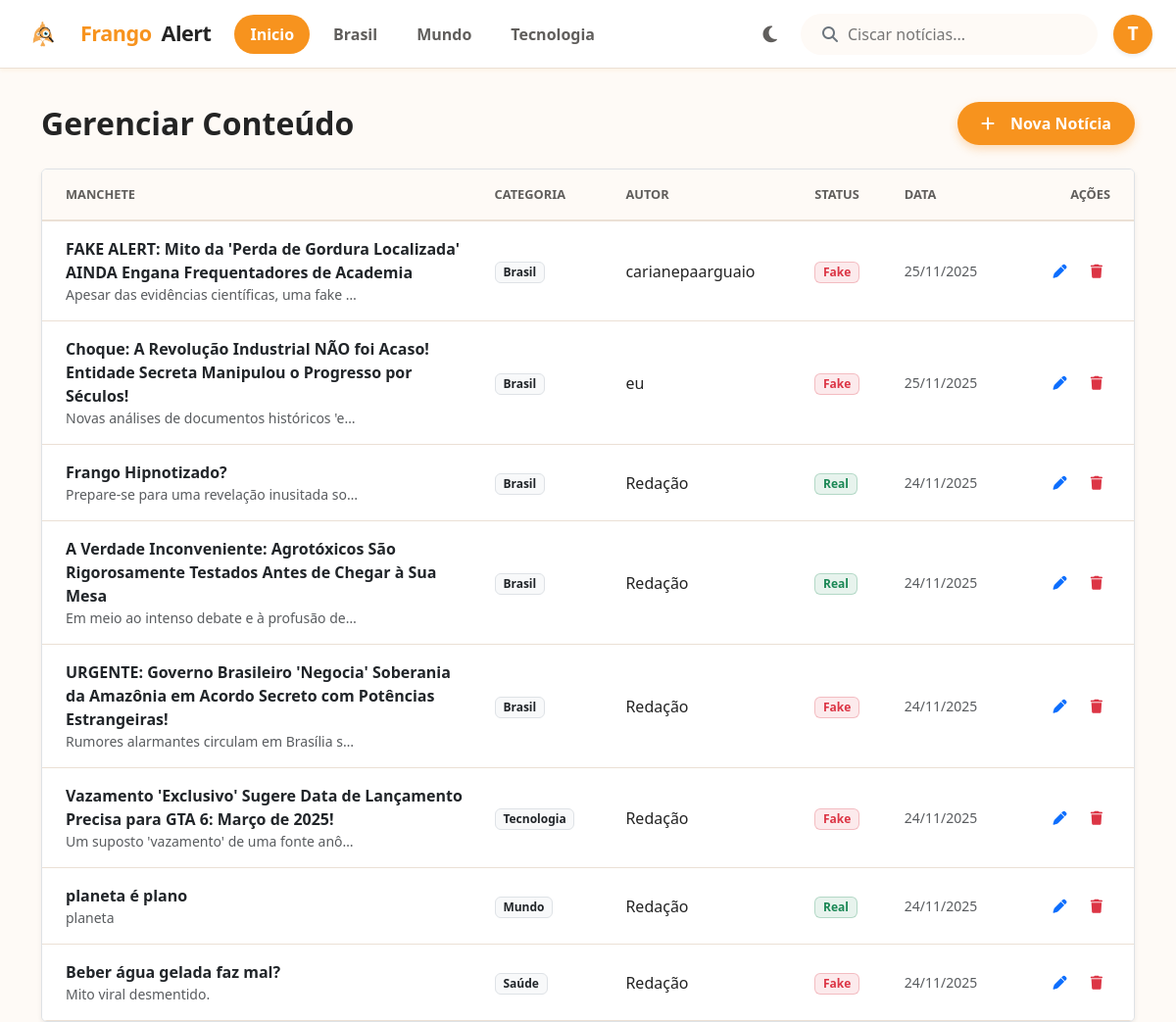
The page /admin (signed in) on the database its author committed.
### app.py (models this page shows)
class User(UserMixin, db.Model):
    id = db.Column(db.Integer, primary_key=True)
    username = db.Column(db.String(100))
    email = db.Column(db.String(100), unique=True)
    password = db.Column(db.String(100))
    is_admin = db.Column(db.Boolean, default=False)
    liked_posts = db.relationship('Post', secondary=post_likes, backref=db.backref('liked_by', lazy='dynamic'))
    saved_posts = db.relationship('Post', secondary=post_saves, backref=db.backref('saved_by', lazy='dynamic'))

class Post(db.Model):
    id = db.Column(db.Integer, primary_key=True)
    title = db.Column(db.String(200), nullable=False)
    content = db.Column(db.Text, nullable=False)
    image_url = db.Column(db.String(500))
    category = db.Column(db.String(50), default='Geral')
    verified = db.Column(db.Boolean, default=True)
    author = db.Column(db.String(100), default='Redação')
    date_posted = db.Column(db.DateTime, default=datetime.utcnow)

### app.py (the view)
@app.route('/admin')
@login_required
def admin_dashboard():
    if not current_user.is_admin: return redirect(url_for('index'))
    posts = Post.query.order_by(Post.date_posted.desc()).all()
    return render_template('admin.html', posts=posts)

### app.py (called while the page is built)
@login_manager.user_loader
def load_user(user_id):
    return db.session.get(User, int(user_id))

### templates/admin.html (shortened to what this page needs)
{% extends "base.html" %}
{% block content %}
<div class="row">
    <div class="col-12">
        <div class="admin-header d-flex justify-content-between align-items-center mb-4">
            <h2 class="fw-bold m-0">Gerenciar Conteúdo</h2>
            <a href="{{ url_for('post_form') }}" class="btn btn-msn">
                <i class="fas fa-plus me-2"></i>Nova Notícia
            </a>
        </div>
        <div class="admin-card bg-white rounded shadow-sm border overflow-hidden">
            <div class="table-responsive">
                <table class="admin-table table table-hover mb-0 align-middle">
                    <thead class="bg-light">
                        <tr>
                            <th class="ps-4" style="width: 40%;">Manchete</th>
                            <th>Categoria</th>
                            <th>Autor</th>
                            <th>Status</th>
                            <th>Data</th>
                            <th class="text-end pe-4">Ações</th>
                        </tr>
                    </thead>
                    <tbody>
                        {% for post in posts %}
                        <tr>
                            <td class="ps-4">
                                <div class="fw-bold text-dark">{{ post.title }}</div>
                                <div class="text-muted small text-truncate" style="max-width: 300px;">
                                    {{ post.content }}
                                </div>
                            </td>
                            <td><span class="badge bg-light text-dark border">{{ post.category }}</span></td>
                            <td>{{ post.author }}</td>
                            <td>
                                {% if post.verified %}
                                    <span class="badge bg-success bg-opacity-10 text-success border border-success border-opacity-25">Real</span>
                                {% else %}
                                    <span class="badge bg-danger bg-opacity-10 text-danger border border-danger border-opacity-25">Fake</span>
                                {% endif %}
                            </td>
                            <td class="text-muted small">{{ post.date_posted.strftime('%d/%m/%Y') }}</td>
                            <td class="text-end pe-4">
                                <a href="{{ url_for('post_form', post_id=post.id) }}" class="btn btn-sm btn-outline-primary border-0 me-1" title="Editar">
                                    <i class="fas fa-pen"></i>
                                </a>
                                <a href="{{ url_for('delete_post', post_id=post.id) }}" class="btn btn-sm btn-outline-danger border-0" onclick="return confirm('Tem certeza que deseja excluir esta notícia permanentemente?')" title="Excluir">
                                    <i class="fas fa-trash"></i>
                                </a>
                            </td>
                        </tr>
                        {% endfor %}
                    </tbody>
                </table>
            </div>
        </div>
    </div>
</div>
{% endblock %}

### templates/base.html (shortened to what this page needs)
<!DOCTYPE html>
<html lang="pt-br">
<head>
    <link href="https://cdn.jsdelivr.net/npm/bootstrap@5.3.0/dist/css/bootstrap.min.css" rel="stylesheet">
    <link rel="stylesheet" href="https://cdnjs.cloudflare.com/ajax/libs/font-awesome/6.4.0/css/all.min.css">
    <link rel="stylesheet" href="{{ url_for('static', filename='style.css') }}">
</head>
<body class="{{ 'dark-mode' if request.cookies.get('theme') == 'dark' }}">
    <nav class="navbar fixed-top">
        <div class="container-fluid px-4">
            <div class="d-flex align-items-center">
                <a class="navbar-brand me-4" href="/">
                    <img src="{{ url_for('static', filename='logobg.png') }}" alt="Logo" width="40" height="40" class="d-inline-block align-text-top me-2 rounded-circle">
                    <span style="color: var(--brand-color)">Frango</span>Alert
                </a>
                <div class="d-none d-md-flex gap-2">
                    <a href="/?cat=" class="nav-link {{ 'active' if not request.args.get('cat') else '' }}">Inicio</a>
                    <a href="/?cat=Brasil" class="nav-link {{ 'active' if request.args.get('cat') == 'Brasil' else '' }}">Brasil</a>
                    <a href="/?cat=Mundo" class="nav-link {{ 'active' if request.args.get('cat') == 'Mundo' else '' }}">Mundo</a>
                    <a href="/?cat=Tecnologia" class="nav-link {{ 'active' if request.args.get('cat') == 'Tecnologia' else '' }}">Tecnologia</a>
                </div>
            </div>
            <div class="d-flex align-items-center gap-3">
                <button id="theme-toggle" class="btn-theme" title="Luz do Galinheiro"><i class="fas fa-moon"></i></button>
                <form action="/" method="GET" class="search-bar d-none d-lg-flex">
                    <i class="fas fa-search text-secondary"></i>
                    <input type="text" name="q" placeholder="Ciscar notícias..." value="{{ request.args.get('q', '') }}">
                </form>
                {% if current_user.is_authenticated %}
                    <div class="dropdown">
                        <button class="btn p-0 border-0" data-bs-toggle="dropdown">
                            <div class="text-white rounded-circle d-flex align-items-center justify-content-center shadow-sm fw-bold"
                                 style="background-color: var(--brand-color); width: 40px; height: 40px; font-size: 1.2rem;">
                                {{ current_user.username[0].upper() }}
                            </div>
                        </button>
                    </div>
                {% else %}
                    <a href="{{ url_for('login') }}" class="btn btn-msn btn-sm">Entrar</a>
                {% endif %}
            </div>
        </div>
    </nav>
    <div class="container mt-4">
        {% block content %}{% endblock %}
    </div>
</body>
</html>

### static/style.css (style rules this page uses)
:root { --bg-body: #fefaf6; --bg-card: #ffffff; --text-primary: #242424; --text-secondary: #605e5c; --brand-color: #F7931E; --brand-hover: #d37206; --border-color: #ebe0d5; --success-bg: #dff6dd; --success-text: #107c10; --danger-bg: #fde7e9; --danger-text: #a80000; --shadow-sm: 0 2px 4px rgba(247, 147, 30, 0.08); --shadow-md: 0 8px 16px rgba(247, 147, 30, 0.15); --radius-sm: 6px; --radius-md: 12px; --radius-lg: 16px; }
body { background-color: var(--bg-body); font-family: 'Segoe UI', -apple-system, BlinkMacSystemFont, sans-serif; color: var(--text-primary); padding-top: 80px; transition: background-color 0.3s ease, color 0.3s ease; margin: 0; }
a { text-decoration: none; transition: all 0.2s; }
.navbar { background-color: var(--bg-card); border-bottom: 1px solid var(--border-color); height: 70px; box-shadow: var(--shadow-sm); position: fixed; top: 0; width: 100%; z-index: 1000; display: flex; align-items: center; justify-content: space-between; }
.navbar-brand { font-weight: 800; font-size: 1.35rem; color: var(--text-primary) !important; display: flex; align-items: center; gap: 10px; letter-spacing: -0.5px; text-decoration: none; }
.nav-link { color: var(--text-secondary) !important; font-weight: 600; padding: 8px 16px !important; border-radius: 50px; display: inline-block; }
.nav-link:hover, .nav-link.active { color: #fff !important; background-color: var(--brand-color); }
.search-bar { background-color: var(--bg-body); border: 2px solid transparent; border-radius: 99px; padding: 6px 20px; display: flex; align-items: center; transition: all 0.2s; }
.search-bar input { background: transparent; border: none; outline: none; width: 100%; margin-left: 8px; color: var(--text-primary); }
.btn-msn { background-color: var(--brand-color); color: white; border: none; border-radius: 50px; padding: 10px 24px; font-weight: 700; display: inline-flex; align-items: center; justify-content: center; gap: 8px; box-shadow: 0 4px 10px rgba(247, 147, 30, 0.3); cursor: pointer; }
.btn-theme { border: none; background: transparent; color: var(--text-secondary); cursor: pointer; font-size: 1.2rem; padding: 8px; border-radius: 50%; display: flex; align-items: center; justify-content: center; }
.admin-table { width: 100%; border-collapse: collapse; }
.admin-table th { background-color: var(--bg-body); padding: 16px; font-size: 0.8rem; text-transform: uppercase; color: var(--text-secondary); text-align: left; border-bottom: 2px solid var(--border-color); }
.admin-table td { padding: 16px; border-bottom: 1px solid var(--border-color); vertical-align: middle; color: var(--text-primary); }

### rows shown on the page
User: username "T"
Post: title "FAKE ALERT: Mito da 'Perda de Gordura Localizada' AINDA Engana Frequentadores de Academia", content "Apesar das evidências científicas, uma fake…", category "Brasil", author "carianepaarguaio", verified "Fake", date_posted "25/11/2025"
Post: title "Choque: A Revolução Industrial NÃO foi Acaso! Entidade Secreta Manipulou o Progresso por Séculos!", content "Novas análises de documentos históricos 'e…", category "Brasil", author "eu", verified "Fake", date_posted "25/11/2025"
Post: title "Frango Hipnotizado?", content "Prepare-se para uma revelação inusitada so…", category "Brasil", author "Redação", verified "Real", date_posted "24/11/2025"
Post: title "A Verdade Inconveniente: Agrotóxicos São Rigorosamente Testados Antes de Chegar à Sua Mesa", content "Em meio ao intenso debate e à profusão de…", category "Brasil", author "Redação", verified "Real", date_posted "24/11/2025"
Post: title "URGENTE: Governo Brasileiro 'Negocia' Soberania da Amazônia em Acordo Secreto com Potências Estrangeiras!", content "Rumores alarmantes circulam em Brasília s…", category "Brasil", author "Redação", verified "Fake", date_posted "24/11/2025"
Post: title "Vazamento 'Exclusivo' Sugere Data de Lançamento Precisa para GTA 6: Março de 2025!", content "Um suposto 'vazamento' de uma fonte anô…", category "Tecnologia", author "Redação", verified "Fake", date_posted "24/11/2025"
Post: title "planeta é plano", content "planeta", category "Mundo", author "Redação", verified "Real", date_posted "24/11/2025"
Post: title "Beber água gelada faz mal?", content "Mito viral desmentido.", category "Saúde", author "Redação", verified "Fake", date_posted "24/11/2025"
